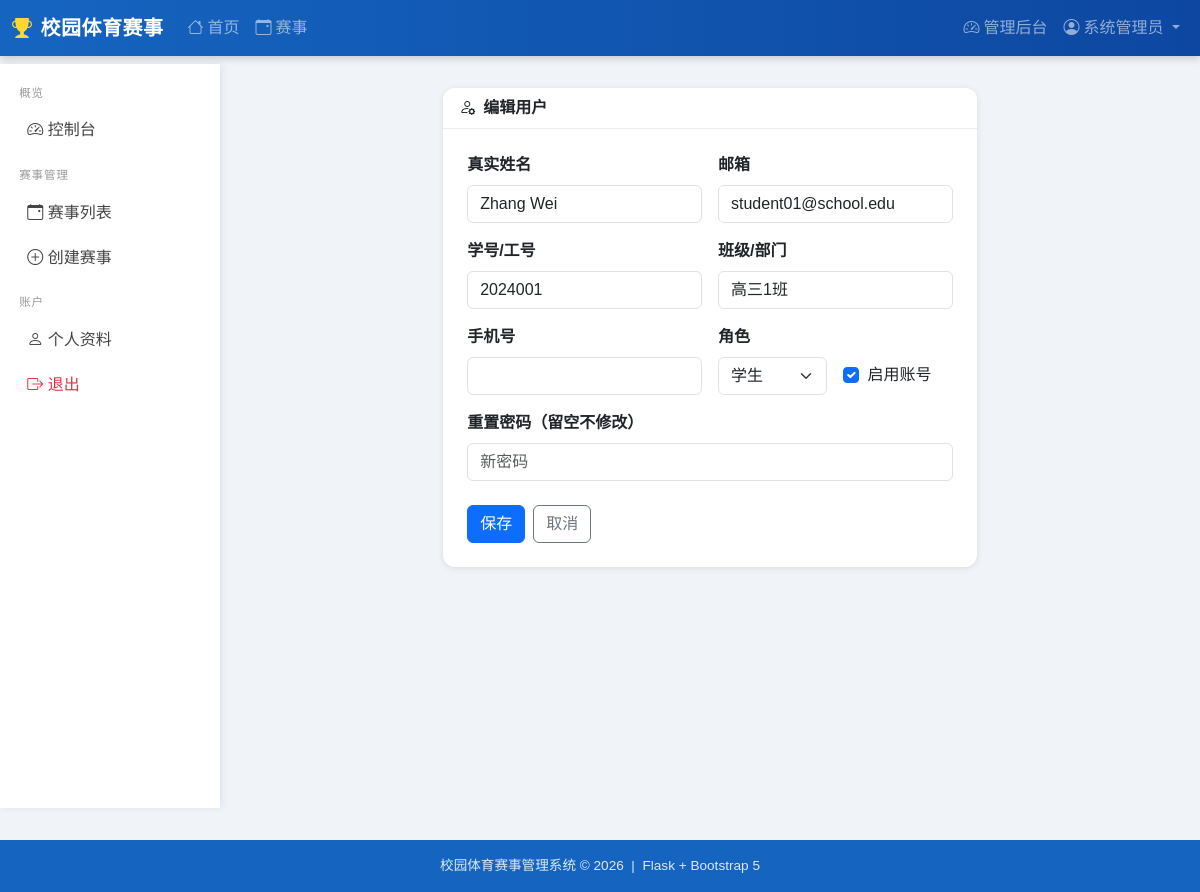
Page /admin/users/2/edit (signed in) on the committed database.
### app/models.py (models this page shows, shortened)
class User(UserMixin, db.Model):
    __tablename__ = 'users'
    id          = db.Column(db.Integer, primary_key=True)
    username    = db.Column(db.String(64), unique=True, nullable=False)
    email       = db.Column(db.String(120), unique=True, nullable=False)
    password_hash = db.Column(db.String(256), nullable=False)
    real_name   = db.Column(db.String(64))
    student_id  = db.Column(db.String(32))          # 学号/工号
    class_name  = db.Column(db.String(64))           # 班级/部门
    phone       = db.Column(db.String(20))
    role        = db.Column(db.String(20), default='student')
    avatar      = db.Column(db.String(200), default='')
    created_at  = db.Column(db.DateTime, default=datetime.utcnow)
    is_active_user = db.Column(db.Boolean, default=True)
    registrations = db.relationship('Registration', backref='user', lazy='dynamic')
    @property
    def is_admin(self):
        return self.role == 'admin'
    @property
    def is_teacher(self):
        return self.role in ('admin', 'teacher')

### app/blueprints/admin.py (the view, shortened to what this page needs)
@admin_bp.route('/users/<int:uid>/edit', methods=['GET', 'POST'])
@admin_required
def user_edit(uid):
    user = User.query.get_or_404(uid)
    return render_template('admin/user_edit.html', user=user)

### app/__init__.py (called while the page is built)
@login_manager.user_loader
def load_user(user_id):
    return User.query.get(int(user_id))

### app/blueprints/admin.py (called while the page is built)
def admin_required(f):
    @login_required
    @wraps(f)
    def decorated(*args, **kwargs):
        if not current_user.is_admin:
            abort(403)
        return f(*args, **kwargs)
    return decorated

### app/templates/admin/user_edit.html (shortened to what this page needs)
{% extends "base.html" %}
{% from "admin/_sidebar.html" import admin_sidebar %}
{% block sidebar %}{{ admin_sidebar() }}{% endblock %}
{% block content %}
<div class="row justify-content-center">
  <div class="col-md-7">
    <div class="card">
      <div class="card-header"><i class="bi bi-person-gear me-2"></i>{{ '编辑用户' if user else '新建用户' }}</div>
      <div class="card-body p-4">
        <form method="post">
          <div class="row g-3">
            <div class="col-6">
              <label class="form-label fw-semibold">真实姓名</label>
              <input type="text" name="real_name" class="form-control" value="{{ user.real_name or '' }}">
            </div>
            <div class="col-6">
              <label class="form-label fw-semibold">邮箱</label>
              <input type="email" name="email" class="form-control" value="{{ user.email or '' }}">
            </div>
            <div class="col-6">
              <label class="form-label fw-semibold">学号/工号</label>
              <input type="text" name="student_id" class="form-control" value="{{ user.student_id or '' }}">
            </div>
            <div class="col-6">
              <label class="form-label fw-semibold">班级/部门</label>
              <input type="text" name="class_name" class="form-control" value="{{ user.class_name or '' }}">
            </div>
            <div class="col-6">
              <label class="form-label fw-semibold">手机号</label>
              <input type="text" name="phone" class="form-control" value="{{ user.phone or '' }}">
            </div>
            <div class="col-3">
              <label class="form-label fw-semibold">角色</label>
              <select name="role" class="form-select">
                <option value="student" {% if user.role=='student' %}selected{% endif %}>学生</option>
              </select>
            </div>
            <div class="col-3 d-flex align-items-end">
              <div class="form-check mb-2">
                <input type="checkbox" class="form-check-input" name="is_active" id="is_active"
                       {% if user.is_active_user %}checked{% endif %}>
                <label class="form-check-label" for="is_active">启用账号</label>
              </div>
            </div>
            <div class="col-12">
              <label class="form-label fw-semibold">重置密码（留空不修改）</label>
              <input type="password" name="new_password" class="form-control" placeholder="新密码">
            </div>
          </div>
          <div class="d-flex gap-2 mt-4">
            <button type="submit" class="btn btn-primary">保存</button>
            <a href="{{ url_for('admin.user_list') }}" class="btn btn-outline-secondary">取消</a>
          </div>
        </form>
      </div>
    </div>
  </div>
</div>
{% endblock %}

### app/templates/base.html (shortened to what this page needs)
<!DOCTYPE html>
<html lang="zh-CN">
<head>
  <link href="https://cdn.bootcdn.net/ajax/libs/bootstrap/5.3.2/css/bootstrap.min.css" rel="stylesheet">
  <link href="https://cdn.bootcdn.net/ajax/libs/bootstrap-icons/1.11.3/font/bootstrap-icons.min.css" rel="stylesheet">
</head>
<body>
<nav class="navbar navbar-dark navbar-expand-lg">
  <div class="container-fluid">
    <a class="navbar-brand" href="{{ url_for('main.index') }}">
      <i class="bi bi-trophy-fill me-2" style="color:#fdd835"></i>校园体育赛事
    </a>
    <div class="collapse navbar-collapse" id="navMenu">
      <ul class="navbar-nav me-auto">
        <li class="nav-item"><a class="nav-link" href="{{ url_for('main.index') }}"><i class="bi bi-house me-1"></i>首页</a></li>
        <li class="nav-item"><a class="nav-link" href="{{ url_for('competition.list_comps') }}"><i class="bi bi-calendar-event me-1"></i>赛事</a></li>
      </ul>
      <ul class="navbar-nav">
        {% if current_user.is_authenticated %}
          {% if current_user.is_teacher %}
          <li class="nav-item">
            <a class="nav-link" href="{{ url_for('admin.dashboard') }}"><i class="bi bi-speedometer2 me-1"></i>管理后台</a>
          </li>
          {% endif %}
          <li class="nav-item dropdown">
            <a class="nav-link dropdown-toggle" href="#" data-bs-toggle="dropdown">
              <i class="bi bi-person-circle me-1"></i>{{ current_user.real_name or current_user.username }}
            </a>
          </li>
        {% else %}
          <li class="nav-item"><a class="nav-link" href="{{ url_for('auth.login') }}"><i class="bi bi-box-arrow-in-right me-1"></i>登录</a></li>
          <li class="nav-item"><a class="nav-link" href="{{ url_for('auth.register') }}"><i class="bi bi-person-plus me-1"></i>注册</a></li>
        {% endif %}
      </ul>
    </div>
  </div>
</nav>
<div class="container-fluid px-3 pt-2">
</div>
<div class="d-flex">
  {% block sidebar %}{% endblock %}
  <div class="main-content">
    {% block content %}{% endblock %}
  </div>
</div>
<footer class="text-center">
  <div class="container">校园体育赛事管理系统 &copy; {{ now.year }} &nbsp;|&nbsp; Flask + Bootstrap 5</div>
</footer>
</body>
</html>

### app/templates/base.html (style rules this page uses)
:root { --primary: #1565c0; --accent: #f57c00; --sidebar-width: 220px; }
body { background: #f0f4f8; font-family: 'Microsoft YaHei', sans-serif; }
.navbar-brand { font-weight: 700; font-size: 1.25rem; letter-spacing:.5px; }
.navbar { background: linear-gradient(90deg, #1565c0 0%, #0d47a1 100%); box-shadow:0 2px 8px rgba(0,0,0,.2); }
.main-content { flex: 1; padding: 1.5rem; min-width: 0; }
.card { border: none; box-shadow: 0 1px 6px rgba(0,0,0,.1); border-radius: 12px; }
.card-header { background: #fff; border-bottom: 1px solid #e8edf2; font-weight:600; border-radius:12px 12px 0 0 !important; }
footer { background:#1565c0; color:rgba(255,255,255,.85); padding:1rem 0; margin-top:2rem; font-size:.85rem; }

### rows in the picture
User: real_name "系统管理员"
User: real_name "Zhang Wei", email "student01@school.edu", student_id "2024001", class_name "高三1班", role "学生", is_active_user "☑"

### other values in the picture
{{ '编辑用户' if user else '新建用户' }} "编辑用户"
